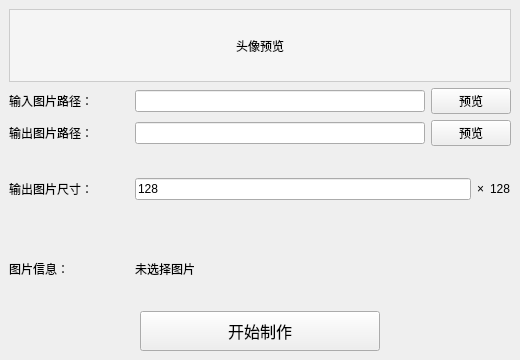
<?xml version="1.0" encoding="UTF-8"?>
<ui version="4.0">
 <class>MainWindow</class>
 <widget class="QMainWindow" name="MainWindow">
  <property name="geometry">
   <rect>
    <x>0</x>
    <y>0</y>
    <width>520</width>
    <height>360</height>
   </rect>
  </property>
  <property name="windowTitle">
   <string>头像制作器</string>
  </property>
  <widget class="QWidget" name="centralwidget">
   <layout class="QVBoxLayout" name="verticalLayout">
    <item>
     <layout class="QVBoxLayout" name="verticalLayout_2">
      <item>
       <widget class="QLabel" name="imageFrameLabel">
        <property name="minimumSize">
         <size>
          <width>400</width>
          <height>70</height>
         </size>
        </property>
        <property name="styleSheet">
         <string>border: 1px solid #CCCCCC; background-color: #F5F5F5;</string>
        </property>
        <property name="text">
         <string>头像预览</string>
        </property>
        <property name="alignment">
         <set>Qt::AlignmentFlag::AlignCenter</set>
        </property>
       </widget>
      </item>
     </layout>
    </item>
    <item>
     <layout class="QHBoxLayout" name="horizontalLayout">
      <item>
       <widget class="QLabel" name="inputDirLabel">
        <property name="minimumSize">
         <size>
          <width>120</width>
          <height>0</height>
         </size>
        </property>
        <property name="text">
         <string>输入图片路径：</string>
        </property>
       </widget>
      </item>
      <item>
       <widget class="QLineEdit" name="inputDirEdit">
        <property name="text">
         <string/>
        </property>
       </widget>
      </item>
      <item>
       <widget class="QPushButton" name="inputPreviewButton">
        <property name="minimumSize">
         <size>
          <width>60</width>
          <height>0</height>
         </size>
        </property>
        <property name="text">
         <string>预览</string>
        </property>
       </widget>
      </item>
     </layout>
    </item>
    <item>
     <layout class="QHBoxLayout" name="horizontalLayout_2">
      <item>
       <widget class="QLabel" name="outputDirLabel">
        <property name="minimumSize">
         <size>
          <width>120</width>
          <height>0</height>
         </size>
        </property>
        <property name="text">
         <string>输出图片路径：</string>
        </property>
       </widget>
      </item>
      <item>
       <widget class="QLineEdit" name="outputDirEdit">
        <property name="text">
         <string/>
        </property>
       </widget>
      </item>
      <item>
       <widget class="QPushButton" name="outputPreviewButton">
        <property name="minimumSize">
         <size>
          <width>60</width>
          <height>0</height>
         </size>
        </property>
        <property name="text">
         <string>预览</string>
        </property>
       </widget>
      </item>
     </layout>
    </item>
    <item>
     <layout class="QHBoxLayout" name="horizontalLayout_5">
      <item>
       <widget class="QLabel" name="sizeLabel">
        <property name="minimumSize">
         <size>
          <width>120</width>
          <height>0</height>
         </size>
        </property>
        <property name="text">
         <string>输出图片尺寸：</string>
        </property>
       </widget>
      </item>
      <item>
       <widget class="QLineEdit" name="sizeEdit">
        <property name="text">
         <string>128</string>
        </property>
        <property name="placeholderText">
         <string>请输入正方形尺寸 (64-8192)</string>
        </property>
       </widget>
      </item>
      <item>
       <widget class="QLabel" name="sizeUnitLabel">
        <property name="text">
         <string>×</string>
        </property>
       </widget>
      </item>
      <item>
       <widget class="QLabel" name="sizeValueLabel">
        <property name="text">
         <string>128</string>
        </property>
       </widget>
      </item>
     </layout>
    </item>
    <item>
     <layout class="QHBoxLayout" name="horizontalLayout_6">
      <item>
       <widget class="QLabel" name="infoLabel">
        <property name="minimumSize">
         <size>
          <width>120</width>
          <height>0</height>
         </size>
        </property>
        <property name="maximumSize">
         <size>
          <width>120</width>
          <height>16777215</height>
         </size>
        </property>
        <property name="text">
         <string>图片信息：</string>
        </property>
       </widget>
      </item>
      <item>
       <widget class="QLabel" name="imageInfoLabel">
        <property name="minimumSize">
         <size>
          <width>300</width>
          <height>0</height>
         </size>
        </property>
        <property name="text">
         <string>未选择图片</string>
        </property>
        <property name="alignment">
         <set>Qt::AlignmentFlag::AlignLeading|Qt::AlignmentFlag::AlignLeft|Qt::AlignmentFlag::AlignVCenter</set>
        </property>
        <property name="wordWrap">
         <bool>false</bool>
        </property>
       </widget>
      </item>
     </layout>
    </item>
    <item>
     <layout class="QHBoxLayout" name="horizontalLayout_4">
      <item>
       <spacer name="horizontalSpacer">
        <property name="orientation">
         <enum>Qt::Orientation::Horizontal</enum>
        </property>
        <property name="sizeHint" stdset="0">
         <size>
          <width>40</width>
          <height>20</height>
         </size>
        </property>
       </spacer>
      </item>
      <item>
       <widget class="QPushButton" name="startButton">
        <property name="minimumSize">
         <size>
          <width>240</width>
          <height>40</height>
         </size>
        </property>
        <property name="font">
         <font>
          <pointsize>12</pointsize>
         </font>
        </property>
        <property name="text">
         <string>开始制作</string>
        </property>
       </widget>
      </item>
      <item>
       <spacer name="horizontalSpacer_2">
        <property name="orientation">
         <enum>Qt::Orientation::Horizontal</enum>
        </property>
        <property name="sizeHint" stdset="0">
         <size>
          <width>40</width>
          <height>20</height>
         </size>
        </property>
       </spacer>
      </item>
     </layout>
    </item>
   </layout>
  </widget>
 </widget>
 <resources/>
 <connections/>
</ui>
